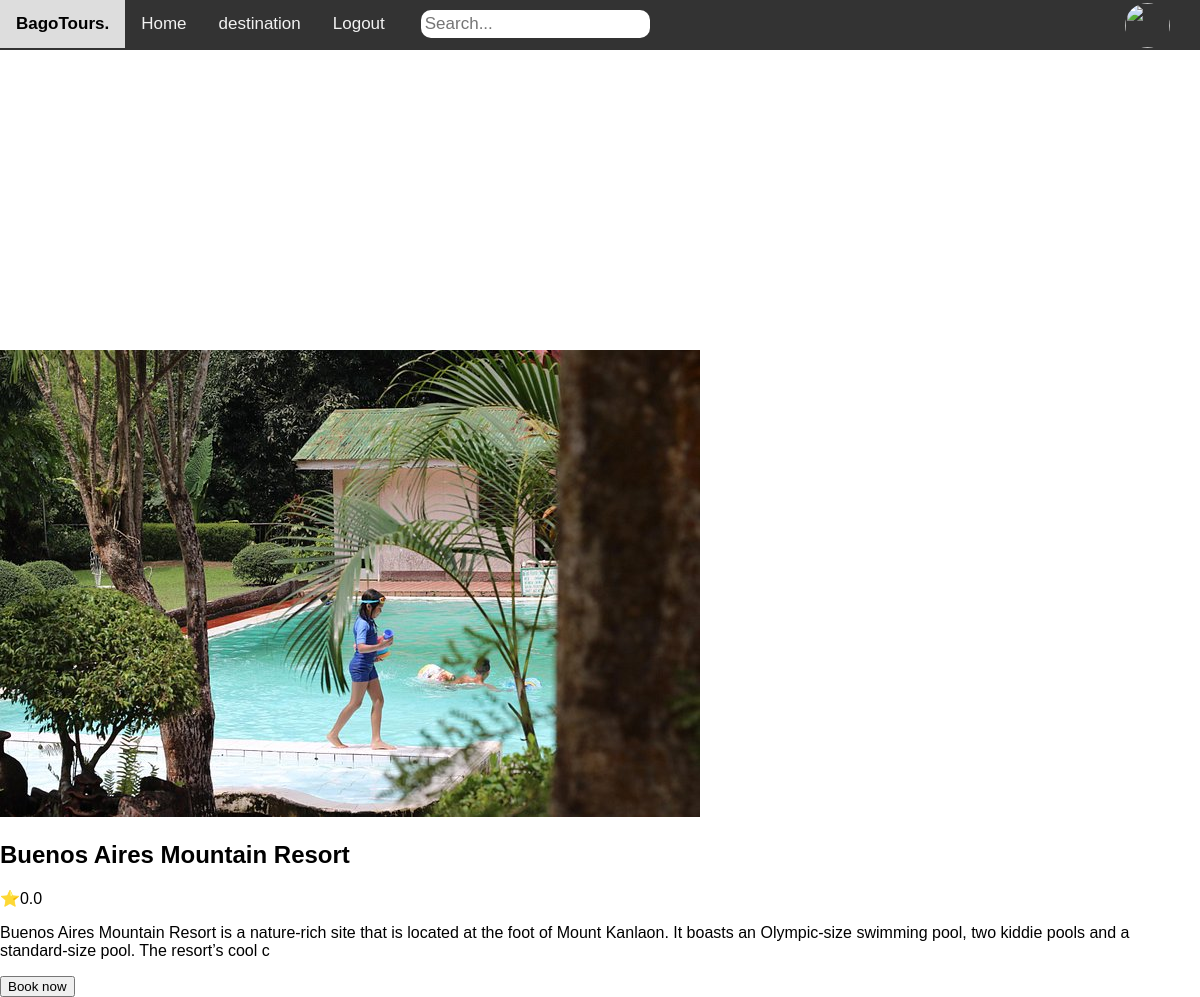
Screenshot of /user/tour?tours=1 with the database file from the repository.
### tables this page shows
CREATE TABLE `tours` (
  `id` int(50) NOT NULL,
  `user_id` int(50) NOT NULL,
  `img` varchar(50) NOT NULL,
  `title` varchar(200) NOT NULL,
  `address` varchar(200) NOT NULL,
  `latitude` varchar(50) NOT NULL,
  `longitude` varchar(50) NOT NULL,
  `type` varchar(50) NOT NULL,
  `description` varchar(200) NOT NULL,
  `status` varchar(50) NOT NULL,
  `date_created` datetime NOT NULL DEFAULT current_timestamp()
);

### func/user_func.php (called while the page is built, shortened)
<?php
function getTourById($conn, $id) {
    $stmt = $conn->prepare("SELECT * FROM tours WHERE id = ?");
    $stmt->bind_param("i", $id);
    $stmt->execute();
    $result = $stmt->get_result();
    if ($result->num_rows > 0) {
        return $result->fetch_assoc();
    } else {
        return null;
    }
}
function getAverageRating($conn, $tour_id) {
    $stmt = $conn->prepare("
        SELECT COALESCE(AVG(r.rating), 0) AS average_rating
        FROM review_rating r
        WHERE r.tour_id = ?");
    $stmt->bind_param("i", $tour_id);
    $stmt->execute();
    $result = $stmt->get_result();
    if ($result->num_rows > 0) {
        return $result->fetch_assoc()['average_rating'];
    } else {
        return 0;
    }
}

### user/tour.php (the view, shortened to what this page needs)
<?php
include("../func/user_func.php");
$id = isset($_GET["tours"]) ? intval($_GET["tours"]) : 0;
$tour = getTourById($conn, $id);
$average_rating = getAverageRating($conn, $id);
?>
<!DOCTYPE html>
<html lang="en">
<head>
  <link rel="stylesheet" href="https://cdnjs.cloudflare.com/ajax/libs/font-awesome/4.7.0/css/font-awesome.min.css">
  <link rel="stylesheet" href="assets/css/style.css">
  <link href="https://api.mapbox.com/mapbox-gl-js/v3.3.0/mapbox-gl.css" rel="stylesheet" />
</head>
<body>
  <?php include('inc/topnav.php'); ?>
  <main>
    <div id='map' style='width: 400px; height: 300px;'></div>
    <img src="../upload/Tour Images/<?php echo htmlspecialchars($tour['img']); ?>" alt="<?php echo htmlspecialchars($tour['title']); ?>">
    <h2><?php echo htmlspecialchars($tour['title']); ?></h2>
    <p>⭐<?php echo number_format($average_rating, 1)?></p>
    <p><?php echo htmlspecialchars($tour['description']); ?></p>
    <button id="myBtn">Book now</button>
  </main>
</body>
</html>

### user/assets/css/style.css (style rules this page uses)
body { margin: 0; font-family: Arial, Helvetica, sans-serif; }

### rows the page displays
tours: img (picture), title "Buenos Aires Mountain Resort", description "Buenos Aires Mountain Resort is a nature-rich site that is located at the foot of Mount Kanlaon. It boasts an Olympic-size swimming pool, two kiddie pools and a standard-size pool. The resort’s cool c"

### other values shown
$average_rating "0.0"
